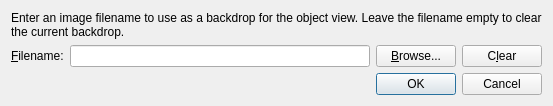
<?xml version="1.0" encoding="UTF-8"?>
<ui version="4.0">
 <class>BackgroundBitmapDialog</class>
 <widget class="QDialog" name="BackgroundBitmapDialog">
  <property name="windowTitle">
   <string>Background Bitmap</string>
  </property>
  <layout class="QVBoxLayout" name="verticalLayout">
   <item>
    <widget class="QLabel" name="instructionsLabel">
     <property name="text">
      <string>Enter an image filename to use as a backdrop for the object view. Leave the filename empty to clear the current backdrop.</string>
     </property>
     <property name="wordWrap">
      <bool>true</bool>
     </property>
    </widget>
   </item>
   <item>
    <layout class="QHBoxLayout" name="pathLayout">
     <item>
      <widget class="QLabel" name="pathLabel">
       <property name="text">
        <string>&amp;Filename:</string>
       </property>
       <property name="buddy">
        <cstring>pathLineEdit</cstring>
       </property>
      </widget>
     </item>
     <item>
      <widget class="QLineEdit" name="pathLineEdit">
       <property name="minimumSize">
        <size>
         <width>300</width>
         <height>0</height>
        </size>
       </property>
       <property name="clearButtonEnabled">
        <bool>true</bool>
       </property>
      </widget>
     </item>
     <item>
      <widget class="QPushButton" name="browseButton">
       <property name="text">
        <string>&amp;Browse...</string>
       </property>
      </widget>
     </item>
     <item>
      <widget class="QPushButton" name="clearButton">
       <property name="text">
        <string>C&amp;lear</string>
       </property>
      </widget>
     </item>
    </layout>
   </item>
   <item>
    <widget class="QDialogButtonBox" name="buttonBox">
     <property name="orientation">
      <enum>Qt::Horizontal</enum>
     </property>
     <property name="standardButtons">
      <set>QDialogButtonBox::Cancel|QDialogButtonBox::Ok</set>
     </property>
    </widget>
   </item>
  </layout>
 </widget>
 <tabstops>
  <tabstop>pathLineEdit</tabstop>
  <tabstop>browseButton</tabstop>
  <tabstop>clearButton</tabstop>
  <tabstop>buttonBox</tabstop>
 </tabstops>
 <resources/>
 <connections/>
</ui>
